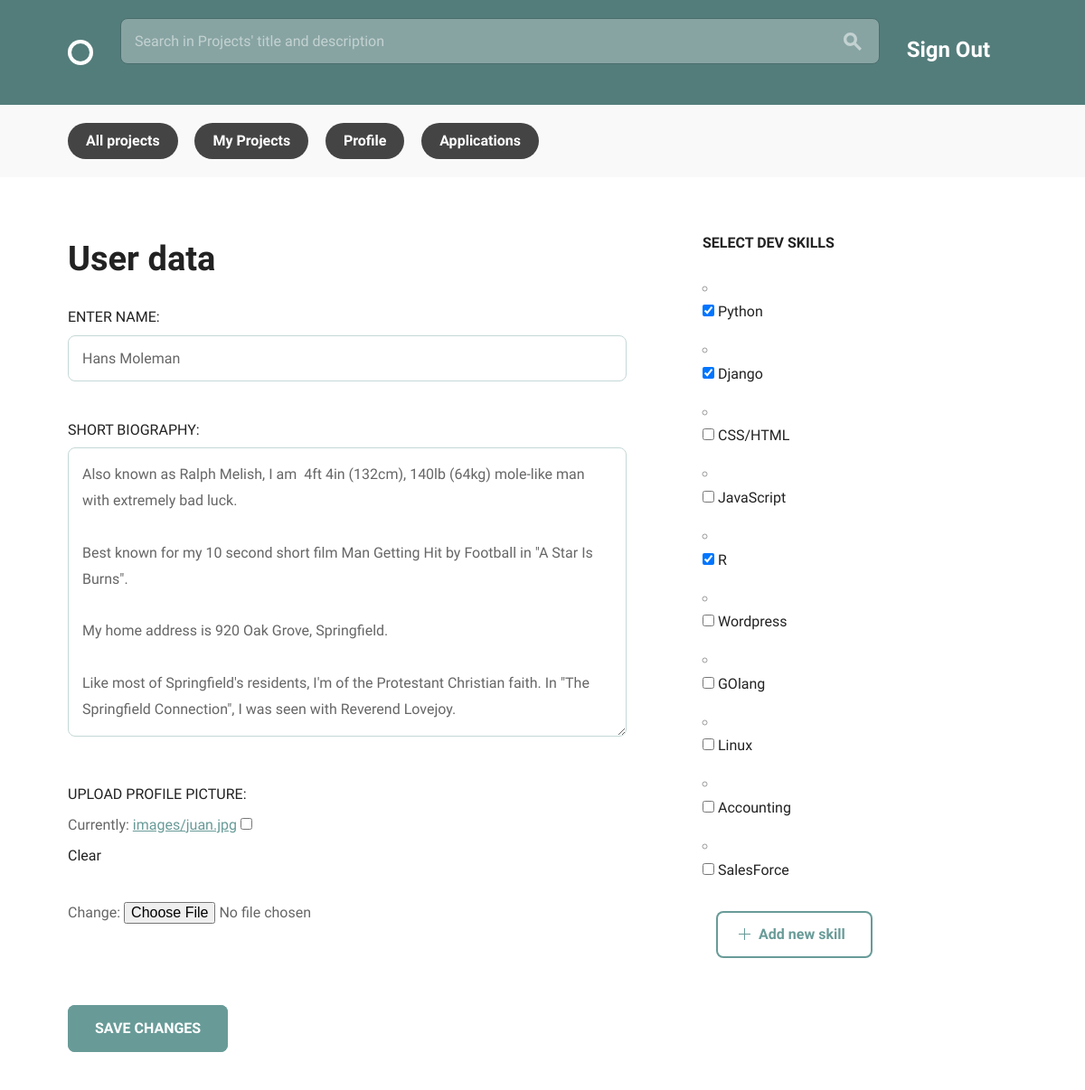
Before: /teams/profile_edit/ (signed in) with the older database file.
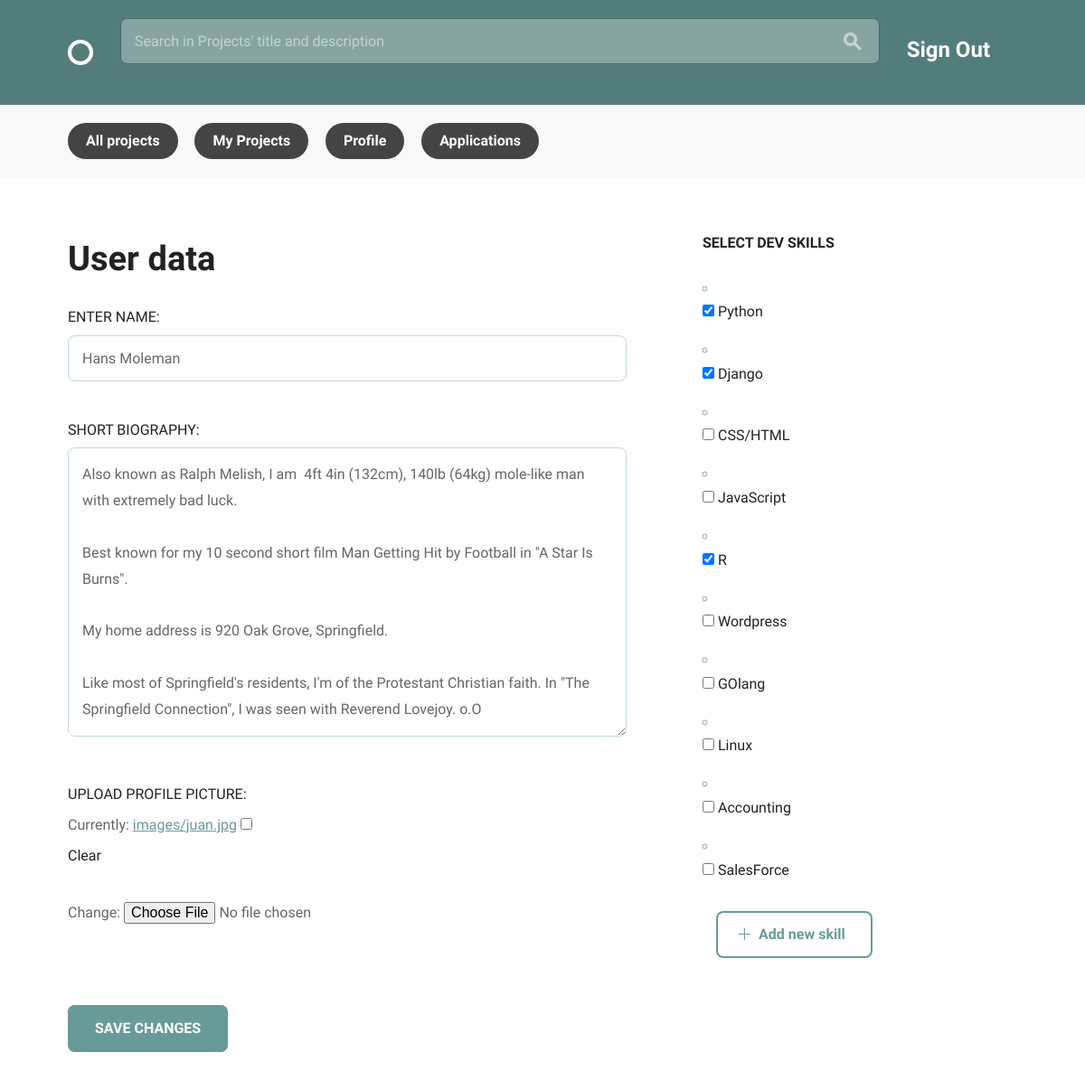
After: the same page with the newer database file.
### teams/models.py (models this page shows, shortened)
class Profile(models.Model):
    user = models.OneToOneField(User, on_delete=models.CASCADE, unique=True)
    fullname = models.CharField(max_length=200, null=True)
    bio = models.TextField(max_length=700, blank=True)
    avatar = models.ImageField(upload_to='images/', null=True, blank=True)
    skills = models.ManyToManyField('Skill', blank=True)

### teams/views.py (the view, shortened to what this page needs)
@login_required
@transaction.atomic
def profile_edit(request):
    try:
        profile_form = forms.ProfileForm(instance=request.user.profile)
        skills_form = forms.SkillsForm(instance=request.user.profile)
    except ValueError:
        messages.error(request, 'Check the form data!')
    return render(
        request, 'profile_edit.html', {
            'profile_form': profile_form, 'skills_form': skills_form, }
    )

### teams/forms.py (shortened to what this page needs)
class ProfileForm(forms.ModelForm):
    class Meta:
        model = models.Profile
        fields = (
            'fullname', 'bio', 'avatar',
        )
        required = ('fullname',)
        labels = {
            'fullname': 'ENTER NAME',
            'bio': 'SHORT BIOGRAPHY',
            'avatar': 'UPLOAD PROFILE PICTURE',
        }

class SkillsForm(forms.ModelForm):
    skills = forms.ModelMultipleChoiceField(
        queryset=models.Skill.objects.all(), required=False,
        widget=forms.CheckboxSelectMultiple, label='',
    )
    class Meta:
        model = models.Profile
        fields = ('skills',)

### teams/models.py (called while the page is built)
    def __str__(self):
        return self.skill_name

### teams/templates/profile_edit.html (shortened to what this page needs)
{% extends 'layout.html' %}
{% block content %}
<div class="bounds circle--page circle--article">
  <form method="POST" enctype="multipart/form-data" action="">
    <div class="grid-60">
      <h1>User data</h1>
      <div class="circle--article--body">
        {{ profile_form.as_p }}
      </div>
    </div>
    <div class="grid-25 grid-push-5">
      <h4>SELECT DEV SKILLS</h4>
      <h6>{{ skills_form.as_p }}</h6>
    </div>
    <div class="grid-25 grid-push-5">
      <div class="circle--fluid--cell circle--fluid--secondary">
        <a class="button icon-on-left" href="{% url 'teams:add_skills' %}"}>
          <svg version="1.1" xmlns="http://www.w3.org/2000/svg" xmlns:xlink="http://www.w3.org/1999/xlink" x="0px" y="0px" viewBox="0 0 13 13" style="enable-background:new 0 0 13 13;" xml:space="preserve" class="add">
            <polygon points="7,6 7,0 6,0 6,6 0,6 0,7 6,7 6,13 7,13 7,7 13,7 13,6 "/>
          </svg>
          Add new skill
        </a>
      </div>
    </div>
    <div class="grid-60">
    </div>
    <div class="grid-60">
      <input type="submit" class="button-primary" value="SAVE CHANGES">
    </div>
    <div class="grid-25 grid-push-5">
    </div>
  </form>
</div>
{% endblock %}

Changed rows visible on the page:
changed Profile "Hans Moleman": bio "…seen with Reverend Lovejoy." → "…seen with Reverend Lovejoy. o.O"
